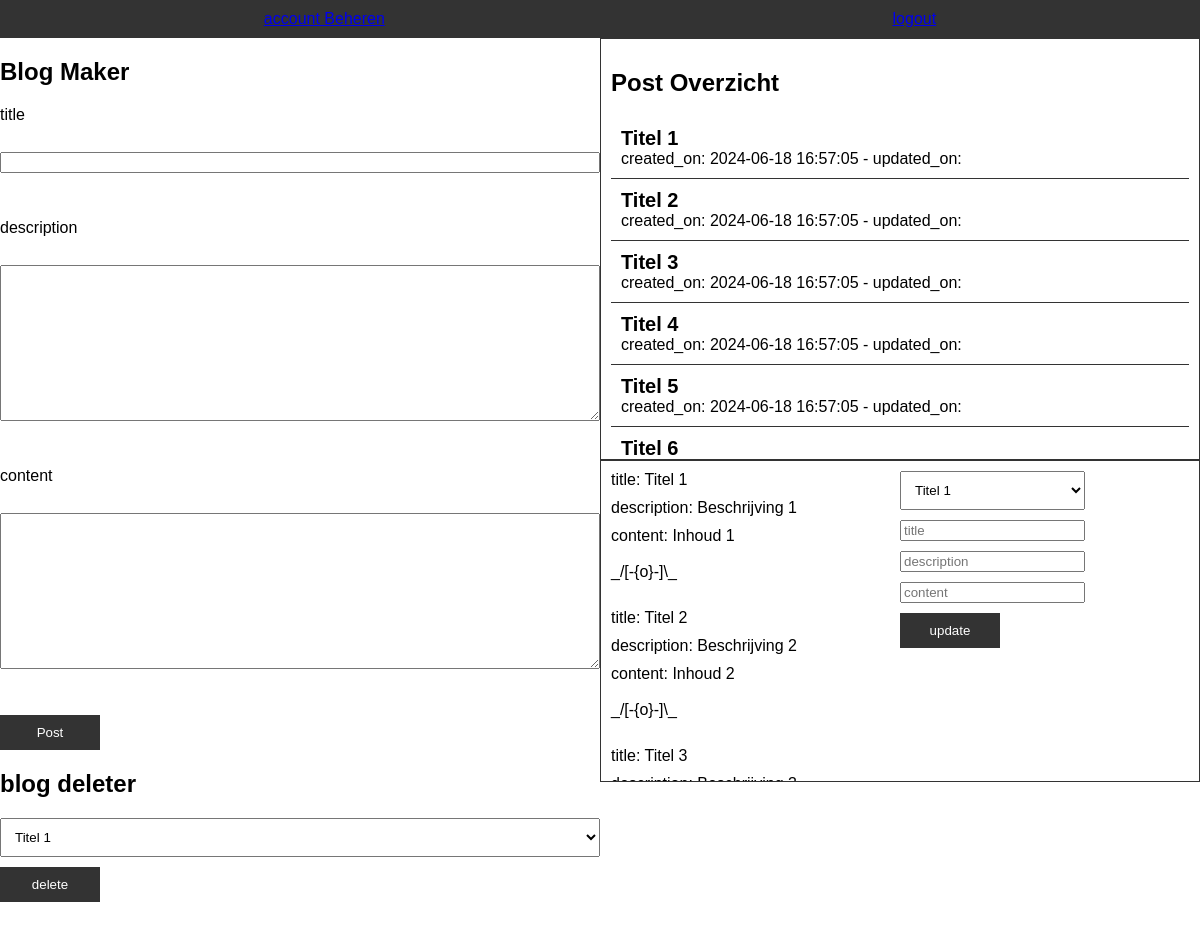
The app's page /Frontend/Admin.php, older data.
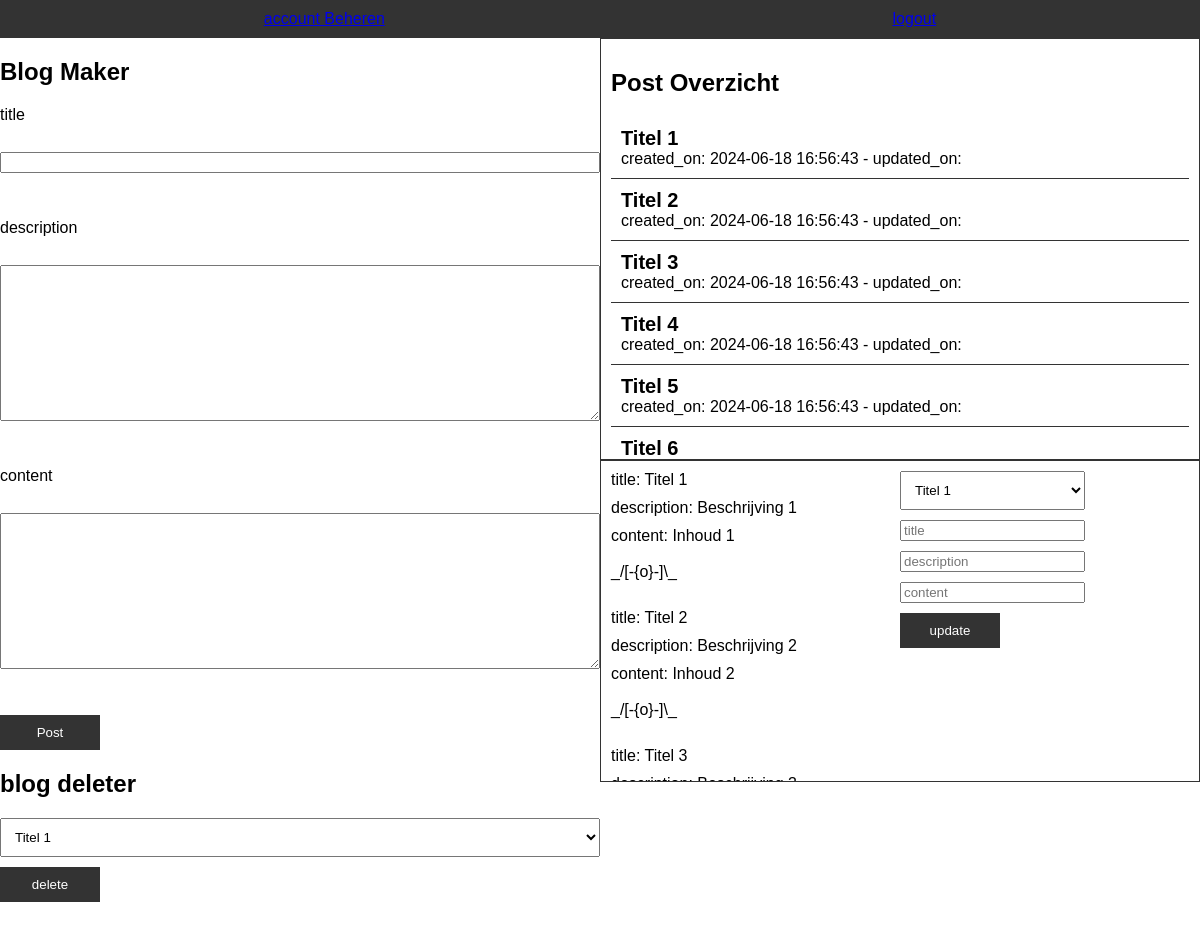
The same page, newer data.
### tables this page shows
CREATE TABLE `posts` (
  `id` int(10) NOT NULL,
  `title` varchar(100) NOT NULL,
  `description` varchar(255) DEFAULT NULL,
  `content` text NOT NULL,
  `created_on` timestamp NULL DEFAULT current_timestamp(),
  `updated_on` timestamp NULL DEFAULT NULL,
  `deleted_on` timestamp NULL DEFAULT NULL,
  `user_id` int(10) DEFAULT NULL
);

### DB/DB.php (called while the page is built, shortened)
<?php
class DBConnectie{
    public function connect(){
        try{
            $conn = new PDO("mysql:localhost=db;dbname=phpblog", 'root', '');
            $conn->setAttribute(PDO::ATTR_ERRMODE, PDO::ERRMODE_EXCEPTION);
            $this->conn = $conn;
        }catch(PDOException $e){
            die($e->getMessage());
        }
    }
}
?>

### classes/Class.fetchPost.php (called while the page is built, shortened)
<?php
require_once('../DB/DB.php');
class FetchPosts extends DBConnectie{
    public function fetchPost(){
        $query = 'SELECT * FROM posts';
        $stmt = $this->conn->prepare($query);
        $stmt->execute();
        $posts = $stmt->fetchAll(PDO::FETCH_ASSOC);
        $this->conn = null;
        return $posts;
    }
}
?>

### Frontend/Admin.php (the view, shortened to what this page needs)
<?php
    include_once '../classes/Class.fetchPost.php';
    $posts = new FetchPosts();
    $allPost = $posts->fetchPost();
?>
<!DOCTYPE html>
<html lang="en">
<head>
</head>
<body>
    <header>
        <nav>
            <a href="./accountCrud.php">account Beheren</a>
            <a href="../classes/Class.logout.php">logout</a>
        </nav>
    </header>
    <main>
        <section id="adminlink">
            <h1>Blog Maker</h1>
            <form action="../classes/Class.createPost.php" method="post">
                <label for="title">title</label><br>
                <input name="title" type="text">
                <br><br>
                <label for="description">description</label><br>
                <textarea name="description" id="" cols="30" rows="10"></textarea>
                <br><br>
                <label for="content">content</label><br>
                <textarea name="content" id="" cols="30" rows="10"></textarea>
                <br><br>
                <button type="submit">Post</button>
            </form>
            <h1>blog deleter</h1>
            <section>
                <form action="../classes/Class.deletePost.php" method="post">
                    <select name="deletetitle" id="">
                        <?php foreach( $allPost as $post ): ?>
                            <option value="<?php echo htmlspecialchars($post['title']); ?>"><?php echo htmlspecialchars($post['title']); ?></option>
                        <?php endforeach; ?>
                    </select>
                    <button type="submit">delete</button>
                </form>
            </section>
        </section>
        <section id="adminrecht">
            <section id="postoverzicht">
                <h2>Post Overzicht</h2>
                <?php foreach( $posts->fetchPost() as $posts ): ?>
                    <article>
                        <a href="post.php?id=<?php echo htmlspecialchars($posts['id']); ?>" id="Kop">
                            <?php echo htmlspecialchars($posts['title']); ?>
                        </a>
                        <br>
                        <p>created_on: <?php echo htmlspecialchars($posts['created_on']); ?> - updated_on: <?php echo htmlspecialchars($posts['updated_on'])?></p>
                    </article>
                <?php endforeach; ?>
            </section>
            <section id="updatepost">
                <form action="../classes/Class.updatePost.php" method="post" id="updateform">
                    <section id="updatetext">
                        <?php foreach( $allPost as $post ): ?>
                            <label for="<?php echo htmlspecialchars($post['title']); ?>">
                                <?php echo 'title: '. htmlspecialchars($post['title']); ?>
                            </label>
                            <label for="<?php echo htmlspecialchars($post['description']); ?>">
                                <?php echo 'description: '. htmlspecialchars($post['description']); ?>
                            </label>
                            <label for="<?php echo htmlspecialchars($post['content']); ?>">
                                <?php echo 'content: '. htmlspecialchars($post['content']); ?>
                                <?php echo "<br><br>"; ?>
                                <?php echo '_/[-{o}-]\_'; ?>
                                <?php echo "<br><br>"; ?>
                            </label>
                        <?php endforeach; ?>
                    </section>
                <section id="updatevak">
                    <select name="selectTitle" id="">
                        <?php foreach( $allPost as $post ): ?>
                            <option value="<?php echo htmlspecialchars($post['title']); ?>"><?php echo htmlspecialchars($post['title']); ?></option>
                        <?php endforeach; ?>
                    </select>
                    <input name="title" type="text" placeholder="title">
                    <input name="description" type="text" placeholder="description">
                    <input name="content" type="text" placeholder="content">
                    <button type="submit">update</button>
                </section>
                </form>
            </section>
        </section>
    </main>
</body>
</html>

Row changes from the older to the newer data that the page shows:
changed posts "Titel 1": created_on "2024-06-18 16:57:05" → "2024-06-18 16:56:43"
changed posts "Titel 2": created_on "2024-06-18 16:57:05" → "2024-06-18 16:56:43"
changed posts "Titel 3": created_on "2024-06-18 16:57:05" → "2024-06-18 16:56:43"
changed posts "Titel 4": created_on "2024-06-18 16:57:05" → "2024-06-18 16:56:43"
changed posts "Titel 5": created_on "2024-06-18 16:57:05" → "2024-06-18 16:56:43"
